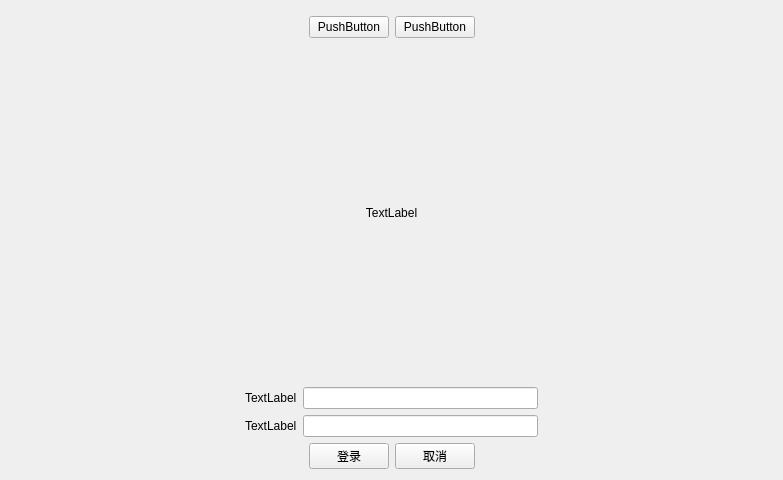
<?xml version="1.0" encoding="UTF-8"?>
<ui version="4.0">
 <class>LoginWidget</class>
 <widget class="QWidget" name="LoginWidget">
  <property name="geometry">
   <rect>
    <x>0</x>
    <y>0</y>
    <width>783</width>
    <height>480</height>
   </rect>
  </property>
  <property name="windowTitle">
   <string>Form</string>
  </property>
  <layout class="QGridLayout" name="gridLayout">
   <item row="1" column="0">
    <layout class="QVBoxLayout" name="verticalLayout_4">
     <item>
      <layout class="QVBoxLayout" name="verticalLayout_3">
       <item>
        <layout class="QHBoxLayout" name="horizontalLayout_4">
         <item>
          <spacer name="horizontalSpacer_7">
           <property name="orientation">
            <enum>Qt::Horizontal</enum>
           </property>
           <property name="sizeHint" stdset="0">
            <size>
             <width>40</width>
             <height>20</height>
            </size>
           </property>
          </spacer>
         </item>
         <item>
          <widget class="QPushButton" name="pushButton_4">
           <property name="text">
            <string>PushButton</string>
           </property>
          </widget>
         </item>
         <item>
          <widget class="QPushButton" name="pushButton_3">
           <property name="text">
            <string>PushButton</string>
           </property>
          </widget>
         </item>
         <item>
          <spacer name="horizontalSpacer_8">
           <property name="orientation">
            <enum>Qt::Horizontal</enum>
           </property>
           <property name="sizeHint" stdset="0">
            <size>
             <width>40</width>
             <height>20</height>
            </size>
           </property>
          </spacer>
         </item>
        </layout>
       </item>
       <item>
        <widget class="QLabel" name="label_3">
         <property name="enabled">
          <bool>true</bool>
         </property>
         <property name="minimumSize">
          <size>
           <width>0</width>
           <height>50</height>
          </size>
         </property>
         <property name="text">
          <string>TextLabel</string>
         </property>
         <property name="alignment">
          <set>Qt::AlignCenter</set>
         </property>
        </widget>
       </item>
      </layout>
     </item>
     <item>
      <layout class="QVBoxLayout" name="verticalLayout_2">
       <item>
        <layout class="QVBoxLayout" name="verticalLayout">
         <item>
          <layout class="QHBoxLayout" name="horizontalLayout">
           <item>
            <spacer name="horizontalSpacer">
             <property name="orientation">
              <enum>Qt::Horizontal</enum>
             </property>
             <property name="sizeHint" stdset="0">
              <size>
               <width>40</width>
               <height>20</height>
              </size>
             </property>
            </spacer>
           </item>
           <item>
            <widget class="QLabel" name="label">
             <property name="text">
              <string>TextLabel</string>
             </property>
            </widget>
           </item>
           <item>
            <widget class="QLineEdit" name="lineEdit"/>
           </item>
           <item>
            <spacer name="horizontalSpacer_2">
             <property name="orientation">
              <enum>Qt::Horizontal</enum>
             </property>
             <property name="sizeHint" stdset="0">
              <size>
               <width>40</width>
               <height>20</height>
              </size>
             </property>
            </spacer>
           </item>
          </layout>
         </item>
         <item>
          <layout class="QHBoxLayout" name="horizontalLayout_2">
           <item>
            <spacer name="horizontalSpacer_3">
             <property name="orientation">
              <enum>Qt::Horizontal</enum>
             </property>
             <property name="sizeHint" stdset="0">
              <size>
               <width>40</width>
               <height>20</height>
              </size>
             </property>
            </spacer>
           </item>
           <item>
            <widget class="QLabel" name="label_2">
             <property name="text">
              <string>TextLabel</string>
             </property>
            </widget>
           </item>
           <item>
            <widget class="QLineEdit" name="lineEdit_2"/>
           </item>
           <item>
            <spacer name="horizontalSpacer_4">
             <property name="orientation">
              <enum>Qt::Horizontal</enum>
             </property>
             <property name="sizeHint" stdset="0">
              <size>
               <width>40</width>
               <height>20</height>
              </size>
             </property>
            </spacer>
           </item>
          </layout>
         </item>
        </layout>
       </item>
       <item>
        <layout class="QHBoxLayout" name="horizontalLayout_3">
         <item>
          <spacer name="horizontalSpacer_5">
           <property name="orientation">
            <enum>Qt::Horizontal</enum>
           </property>
           <property name="sizeHint" stdset="0">
            <size>
             <width>40</width>
             <height>20</height>
            </size>
           </property>
          </spacer>
         </item>
         <item>
          <widget class="QPushButton" name="pushButton">
           <property name="text">
            <string>登录</string>
           </property>
          </widget>
         </item>
         <item>
          <widget class="QPushButton" name="pushButton_2">
           <property name="text">
            <string>取消</string>
           </property>
          </widget>
         </item>
         <item>
          <spacer name="horizontalSpacer_6">
           <property name="orientation">
            <enum>Qt::Horizontal</enum>
           </property>
           <property name="sizeHint" stdset="0">
            <size>
             <width>40</width>
             <height>20</height>
            </size>
           </property>
          </spacer>
         </item>
        </layout>
       </item>
      </layout>
     </item>
    </layout>
   </item>
   <item row="0" column="0">
    <spacer name="verticalSpacer">
     <property name="orientation">
      <enum>Qt::Vertical</enum>
     </property>
     <property name="sizeType">
      <enum>QSizePolicy::Minimum</enum>
     </property>
     <property name="sizeHint" stdset="0">
      <size>
       <width>20</width>
       <height>5</height>
      </size>
     </property>
    </spacer>
   </item>
  </layout>
 </widget>
 <resources/>
 <connections/>
</ui>
